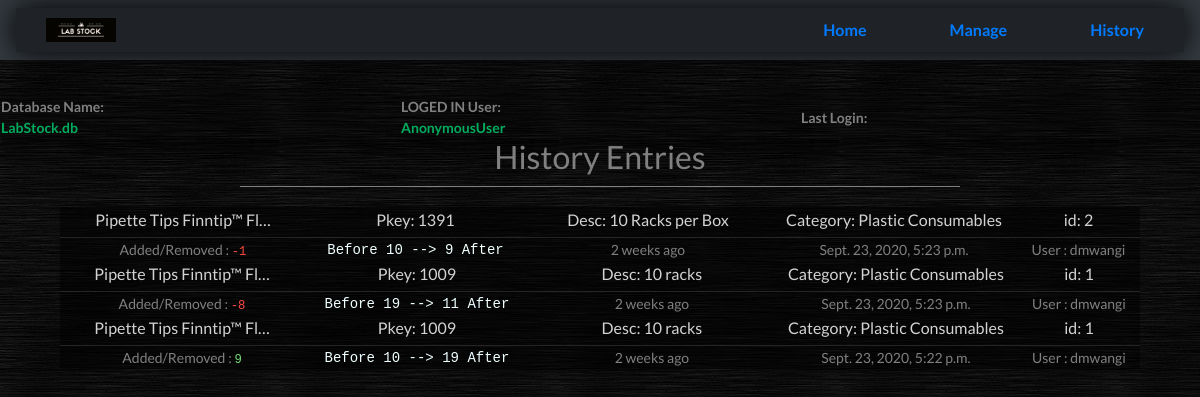
The app's page /history with its own data.
### stock/models.py (models this page shows, shortened)
class HistConf(models.Model):
	item = models.ForeignKey(Product, on_delete=models.CASCADE)
	actual= models.PositiveSmallIntegerField()
	transition = models.IntegerField()
	total = models.PositiveSmallIntegerField()
	user = models.CharField(max_length=50)
	time = models.DateTimeField()

class Product(models.Model):
	category = models.ForeignKey(Category, on_delete=models.CASCADE)
	name = models.CharField(max_length=50, unique=True)
	brand = models.CharField(max_length=50)
	Catalog_No = models.CharField(max_length=100, blank=True)
	description = models.TextField(max_length=400)
	pkey = models.PositiveSmallIntegerField(unique=True, blank=True, help_text="Unique Product Key or Catalogue number. Current P.Key is unique")
	quantity = models.PositiveSmallIntegerField(help_text="Initial quantity value. Do no try to create a produt that already exists.")
	price = models.DecimalField(max_digits=8, decimal_places=2, help_text= " ex: $ 127.99 * Just type numbers")

class Category(models.Model):
	name = models.CharField(max_length=50, unique=True)
	description = models.TextField(max_length=400)
	def __str__(self):
		return self.name

### stock/views.py (the view)
# urls.py: path('history', views.history, name='history'),
def history(request):
	context ={'history':HistConf.objects.all()[::-1]}
	return render(request, 'stock_history.html', context)

### templates/stock_history.html (shortened to what this page needs)
{% extends 'base.html' %}
{% load static %}
{% load humanize %}
{% block title %}
	<link rel="stylesheet" href="{% static 'history.css' %}">
{% endblock %}
{% block content %}
<h2 class="title">History Entries</h2>
<div class="histdiv">
		{% for hist in history %}
		<table>
			<tr class="item">
				<td> {{hist.item.name|truncatechars:25}} </td>
				<td style="width: 15%;"> Pkey: {{hist.item.pkey}} </td>
				<td> Desc: {{hist.item.description|truncatechars:18}} </td>
				<td> Category: {{hist.item.category}}</td>
				<td style="width: 10%;"> id: {{hist.item.id}}</td>
			</tr>
			<tr class="his">
				<td>Added/Removed :
				{% if hist.transition > 0 %}
					 <pre style="color: #77DD77; display: inline;">{{hist.transition}}</pre>
				{% else %}
					<pre style="color: #FF4941; display: inline;">{{hist.transition}}</pre>
				{% endif %}
				</td>
				<td><pre style="color: azure; display: inline; font-size: 14px;">Before {{hist.actual}} --> {{hist.total}} After</pre></td>
				<td>{{hist.time|naturaltime}}</td>
				<td>{{hist.time}}</td>
				<td>User : {{hist.user}}</td>
			</tr>
		{% empty %}
		<tr><td>No entries in database</td></tr>
		</table>
		{% endfor %}
</div>
{% endblock %}

### static/base.css (style rules this page uses)
body { background-image: url("background_texture.jpg"); margin: 0px; font-family: 'Lato', sans-serif; }

### static/history.css (style rules this page uses)
.title { text-align: center; color: gray; width: 60%; border-bottom: 1px solid gray; margin: auto; padding-bottom: 10px; margin-bottom: 20px; }
table { color: gray; text-align: center; margin: auto; padding: 10px 10px; background-color: rgba(0, 0, 0, 0.5); margin: 0px auto; padding: 10px 20px; width: 90%; }
tr.item td { border-bottom: 1px solid rgba(50,50,50,0.7); color: lightgray; font-size: 16px; padding-bottom: 5px; width: 20%; }
tr.his td { padding: 0px 10px; font-size: 14px; }

### records on screen
HistConf: item.name "Pipette Tips Finntip™ Fl…", item.pkey "1391", item.description "10 Racks per Box", item.category "Plastic Consumables", item.id "2", transition "-1", actual "10", total "9", time "2 weeks ago", time "Sept. 23, 2020, 5:23 p.m.", user "dmwangi"
HistConf: item.name "Pipette Tips Finntip™ Fl…", item.pkey "1009", item.description "10 racks", item.category "Plastic Consumables", item.id "1", transition "-8", actual "19", total "11", time "2 weeks ago", time "Sept. 23, 2020, 5:23 p.m.", user "dmwangi"
HistConf: item.name "Pipette Tips Finntip™ Fl…", item.pkey "1009", item.description "10 racks", item.category "Plastic Consumables", item.id "1", transition "9", actual "10", total "19", time "2 weeks ago", time "Sept. 23, 2020, 5:22 p.m.", user "dmwangi"

### other values on screen
{{ request.user }} "AnonymousUser"
